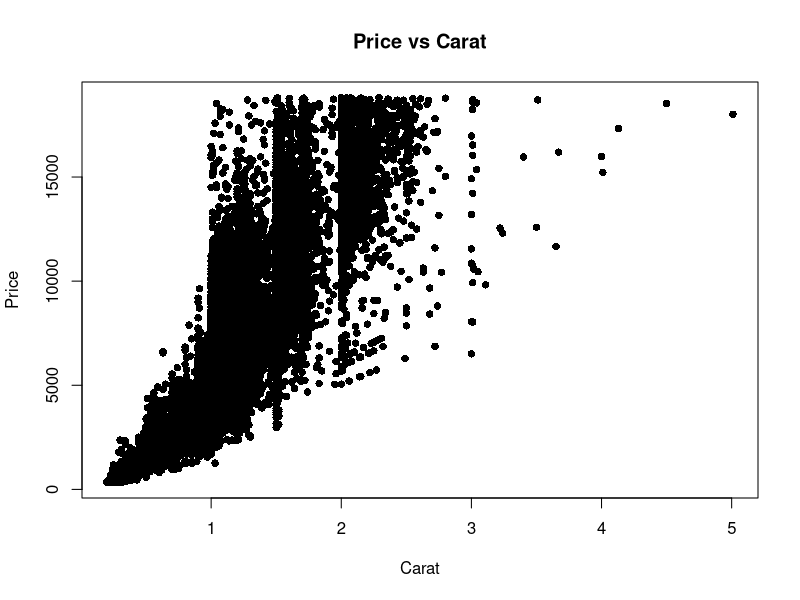
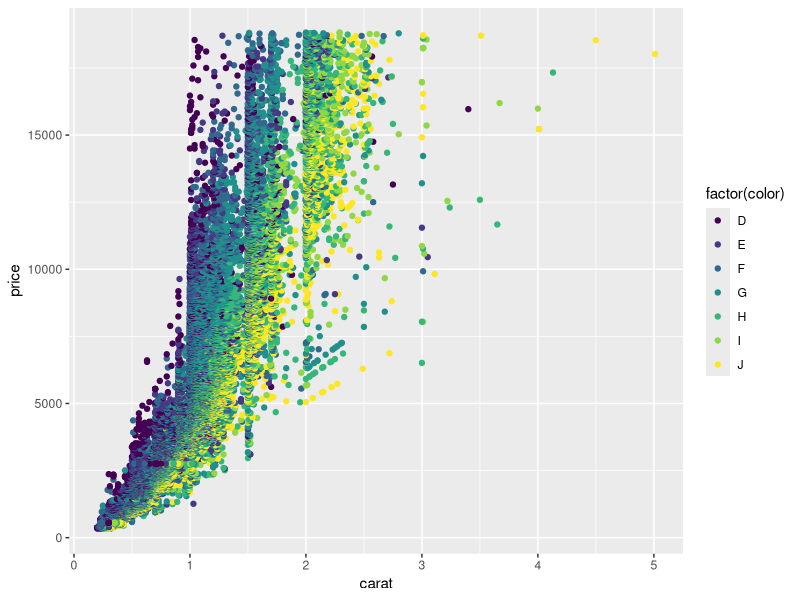
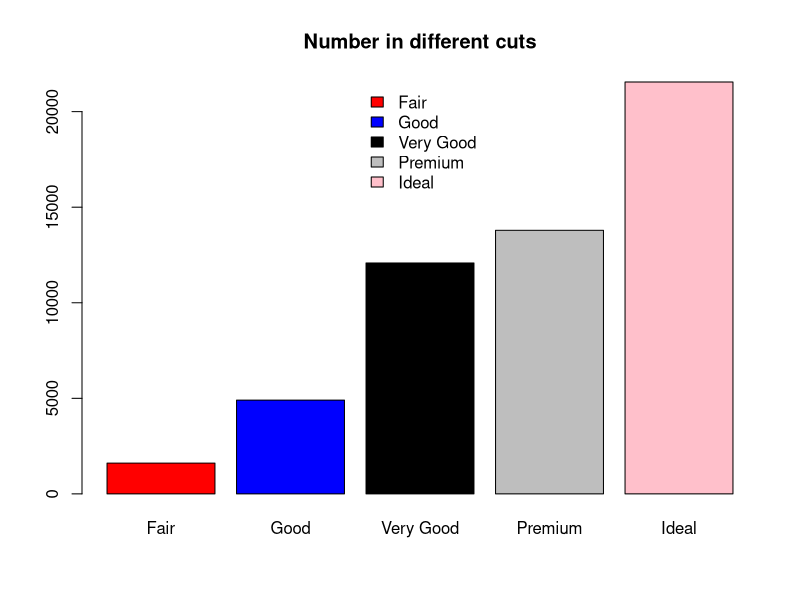
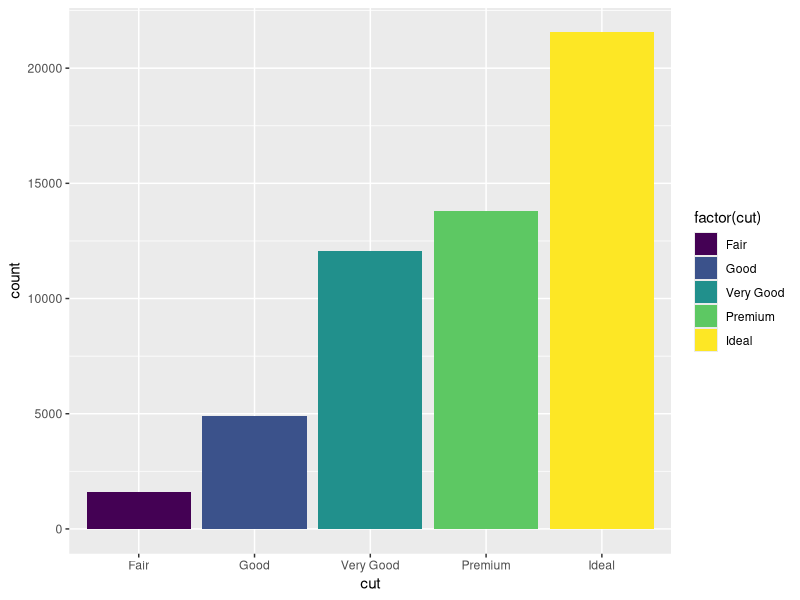

The R script that drew these images, in order:
#Require the dataset ("diamonds") that we are to use:
install.packages("ggplot2")
require(ggplot2)
data("diamonds")

str(diamonds)

View(diamonds)

# To show information on the dataset:
?diamonds
#The information can be seen in the right panel

#Some of the data appears non-numerical, and so the following appears to be
#required: diamonds$cut <- replace(diamonds$cut, diamonds$cut == Fair, 1).
#However, if we run str(diamonds), we can see that, in reality, these non-numerical 
#values are ordered factors, which already have associated numerical values, and so a 
#transformation is not required.

#Graphical Analysis

# Ideally, we want to create a matrix of scatter plots to analyse the data graphically. However,
# there are about 54,000 rows to the table, and so this would take a lot of processing power. This
# is demonstrated by trying to run the following with plot:

plot(diamonds$carat, diamonds$price, pch=16, main="Price vs Carat", xlab="Carat", ylab="Price")

# Alternatively we can use ggplot(which adds an automatic legend and correct axis labels) and add color to represent the diamond's colour:

p <- ggplot()
p + geom_point(data = diamonds, aes(carat, price, color = factor(color)))

#The difference between ggplot and normal plot can particularly be seen with the below bar plots:

counts <- table(diamonds$cut)
barplot(counts, main="Number in different cuts", legend.text = TRUE, 
        args.legend = list(x = "top", bty = "n", inset=c(-0.15, 0)), col=c("red","blue","black","gray","pink"))

#Now with ggplot:

b <- ggplot()
b + geom_bar(data = diamonds, aes(cut, fill = factor(cut)))



